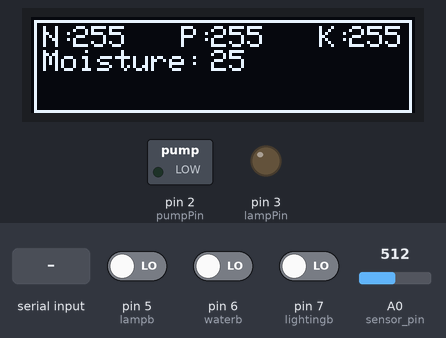
A sketch run on a simulated Arduino Uno, built with avr-gcc and run on an emulated ATmega328P. Shown: 128×32 one-colour display, switched loads named in the sketch (green lamp = pin HIGH), output pins drawn as LEDs (lit = HIGH). Inputs (shaded band) come from the test bench; at power-on: A0 (sensor_pin) = 512, pin 5 (lampb) LOW, pin 6 (waterb) LOW, pin 7 (lightingb) LOW. Pins used as bus, display or sensor lines are not drawn; what the sketch prints to the serial monitor is not drawn.

Above: at 3.2 s.
3.3 s: A0 (sensor_pin) set to 528
At 5.2 s:
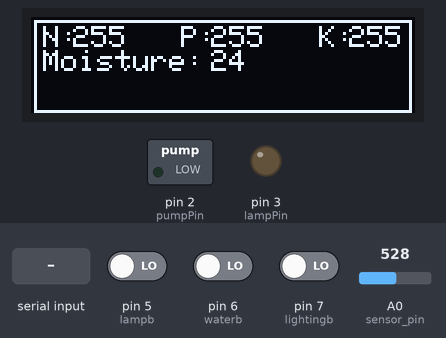
5.7 s: pin 5 (lampb) driven HIGH
At 7.0 s:
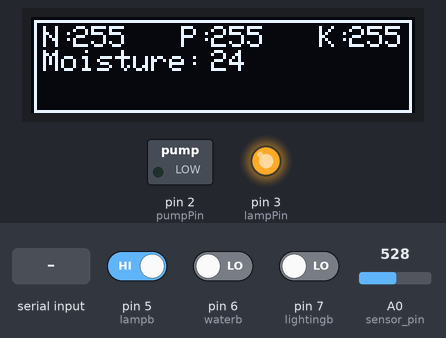
9.9 s: pin 6 (waterb) driven HIGH
At 12.7 s:
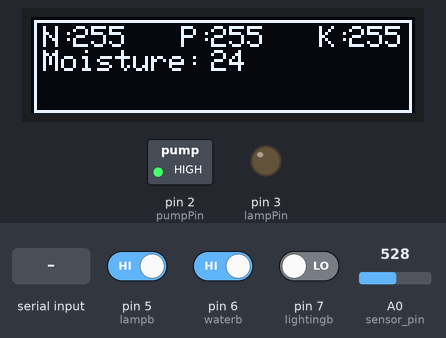
13.0 s: "90,45\n" received over the second serial link
At 17.0 s:
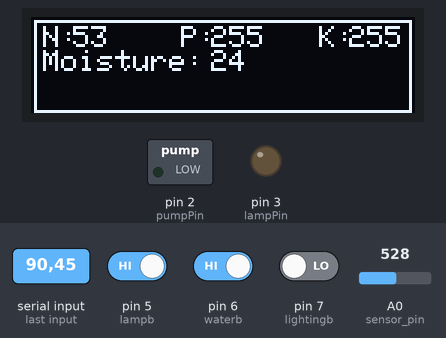
17.2 s: pin 6 (waterb) driven LOW
At 18.0 s:
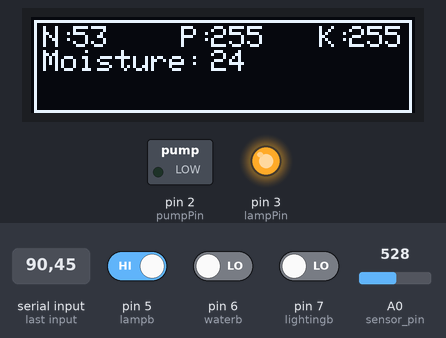
21.4 s: pin 7 (lightingb) driven HIGH
At 24.7 s:
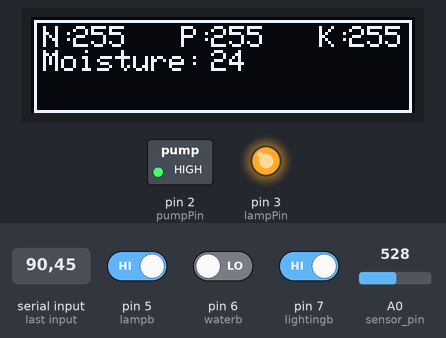
Timing chart, 0 to 26.6 s (numbered marks = the images above; inputs shaded):
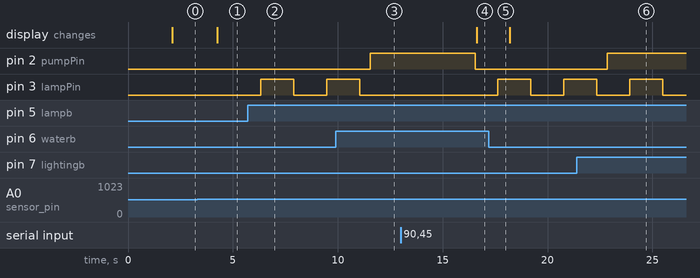

Measured:
- the behaviour switches between 515 and 516 on A0 (sensor_pin) (found by bisection; images 0 and 1)
- after the input at 3.3 s, the display: changes after 0.95 s (image 1)
- after the input at 5.7 s, pin 3 (lampPin): LOW → HIGH after 0.62 s, → LOW 1.6 s later, → HIGH 1.6 s later
- after the input at 9.9 s, pin 2 (pumpPin): LOW → HIGH after 1.6 s; pin 3 (lampPin): goes on until 11.0 s, then stays LOW
- after the input at 13.0 s, the display: changes after 3.6 s (image 4)
- after the input at 17.2 s, pin 2 (pumpPin): stays LOW (without the input it goes to HIGH after 0.92 s)
- after the input at 21.4 s, pin 2 (pumpPin): LOW → HIGH after 1.4 s

The sketch:

NPK.ino
```cpp
// include the library code:

#include <Adafruit_GFX.h>
#include <Adafruit_SSD1306.h>
#include <AltSoftSerial.h>

#include <SoftwareSerial.h>
#include <Wire.h>

String command;
int commandInt;

//moisture sensor
int sensor_pin = A0;
int output_value = 0;
int moisture;

//
#define RE 10
#define DE 11

const byte nitro[] = {0x01,0x03, 0x00, 0x1e, 0x00, 0x01, 0xb5, 0xcc};
const byte phos[] = {0x01,0x03, 0x00, 0x1f, 0x00, 0x01, 0xe4, 0x0c};
const byte pota[] = {0x01,0x03, 0x00, 0x20, 0x00, 0x01, 0x85, 0xc0};
byte values[11];
SoftwareSerial mod(12,13);

#define OLED_RESET 4
Adafruit_SSD1306 display(OLED_RESET);

#define NUMFLAKES 10
#define XPOS 0
#define YPOS 1
#define DELTAY 2


#define LOGO16_GLCD_HEIGHT 32
#define LOGO16_GLCD_WIDTH  128

//pins for front buttons yellow - lamp, blue - water, green - lighting (might be removed)
const int lampb = 5;
const int waterb = 6;
const int lightingb = 7;
//pins for relays
const int pumpPin = 2;
const int lampPin = 3;
//states
int lampbState = 0;
int waterbState = 0;
int lightingbState = 0;
//for tracking whether the lamp is on
int lampState = 0;
//used for making bottons toggle-able and prevent looping while button is pressed

void setup() {
  Serial.begin(9600);
  mod.begin(9600);
  pinMode(RE, OUTPUT);
  pinMode(DE, OUTPUT);

  pinMode(lampb,INPUT);
  pinMode(waterb,INPUT);
  pinMode(lightingb,INPUT);

  pinMode(pumpPin,OUTPUT);
  pinMode(lampPin,OUTPUT);

  digitalWrite(lampPin, LOW);
  digitalWrite(pumpPin, LOW);

  display.begin(SSD1306_SWITCHCAPVCC, 0x3C);  // initialize with the I2C addr 0x3C (for the 128x32)
  //display.display();
  delay(2000);
  display.clearDisplay();
}

void loop() {
  //check if any button was pressed
  lampbState = digitalRead(lampb);
  waterbState = digitalRead(waterb);
  lightingbState = digitalRead(lightingb);

  if (lampbState == HIGH && lampState == 0){ //If yellow button was pressed...
    lamp(1);
    delay(500);
  } else if(lampbState == HIGH && lampState == 1) {
    lamp(0);
    delay(500);
  }

  //Water button on device will use pumping level 1 (low)
  if (waterbState == HIGH) pump(1);

  //For now, lighting button (green) will be used to activate the pump without timers
  if (lightingbState == HIGH) digitalWrite(pumpPin, HIGH);
  else digitalWrite(pumpPin, LOW);


  if(Serial.available() > 0) {
    command = Serial.readStringUntil('\n');
    command.trim();
    commandInt = command.toInt();
    if (commandInt == 21) pump(1);
    else if (commandInt == 22) pump(2);
    else if (commandInt == 23) pump(3);
    else if (commandInt == 11) lamp(1);
    else if (commandInt == 10) lamp(0);
    else if (commandInt == 31) pump(1);
    else if (commandInt == 32) pump(2);
    else if (commandInt == 33) pump(3);
  }

  byte val1,val2,val3;
  val1 = nitrogen();
  val2 = phosphorous();
  val3 = potassium();

  Serial.print(output_value);
  Serial.print(",");
  Serial.print(val1);
  Serial.print(",");
  Serial.print(val2);
  Serial.print(",");
  Serial.println(val3);


  moisture = analogRead(sensor_pin);

  output_value = (86000 - (moisture * 100))/4000;
  if (moisture > 759) output_value = 0;
  else if (moisture < 261) output_value = 100;


  display.clearDisplay();

  robojaxText("N:", 4, 3, 1, false);
  robojaxText(String(val1), 14, 3, 1, false);

  robojaxText("P:", 50, 3, 1, false);
  robojaxText(String(val2), 60, 3, 1, false);

  robojaxText("K:", 96, 3, 1, false);
  robojaxText(String(val3), 106, 3, 1, false);

  robojaxText("Moisture:", 4, 11, 1, false);
  robojaxText(String(output_value), 60, 11, 1, false);

  //use the bottom of the screen to display whatever you want
  //robojaxText("bottom row", 4, 21, 1, false);

  display.drawRect(1, 1, 126,31, WHITE);
  display.display();


  delay(1000);
}
byte nitrogen(){
  digitalWrite(DE,HIGH);
  digitalWrite(RE,HIGH);
  delay(10);
  if(mod.write(nitro,sizeof(nitro))==8){
    digitalWrite(DE,LOW);
    digitalWrite(RE,LOW);
    for(byte i=0;i<7;i++){
      values[i] = mod.read();
    }
  }
  return values[4];
}

byte phosphorous(){
  digitalWrite(DE,HIGH);
  digitalWrite(RE,HIGH);
  delay(10);
  if(mod.write(phos,sizeof(phos))==8){
    digitalWrite(DE,LOW);
    digitalWrite(RE,LOW);
    for(byte i=0;i<7;i++){
      values[i] = mod.read();
    }
  }
  return values[4];
}

byte potassium(){
  digitalWrite(DE,HIGH);
  digitalWrite(RE,HIGH);
  delay(10);
  if(mod.write(pota,sizeof(pota))==8){
    digitalWrite(DE,LOW);
    digitalWrite(RE,LOW);
    for(byte i=0;i<7;i++){
      values[i] = mod.read();
    }
  }
  return values[4];
}

void robojaxText(String text, int x, int y,int size, boolean d) {

  display.setTextSize(size);
  display.setTextColor(WHITE);
  display.setCursor(x,y);
  display.println(text);
  if(d){
    display.display();
  }
}

//0 to turn off. 1 to turn on
void lamp(int input) {
  if (input == 0) {
    digitalWrite(lampPin, LOW);
    lampState = 0;
  }
  else if (input == 1) {
    digitalWrite(lampPin, HIGH);
    lampState = 1;
  }
}

//delay(1000) equals 1 second
void pump(int input) {
  digitalWrite(pumpPin, HIGH);
  if (input == 1) delay(5000);
  else if (input == 2) delay(10000);
  else if (input == 3) delay(15000);
  digitalWrite(pumpPin, LOW);
}
```
